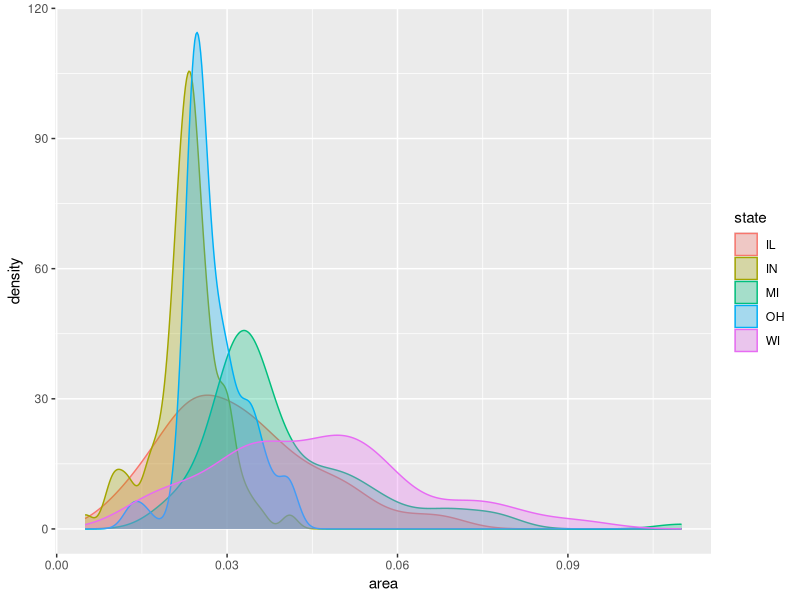
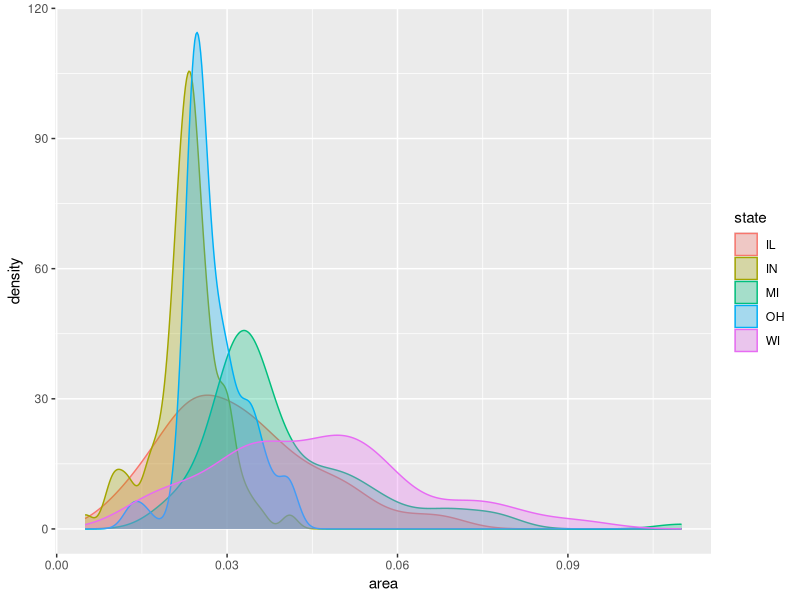

Here is the R script that generated these plots, in order:
##28.Export image file

library(ggplot2)

ggplot(data = midwest, mapping = aes(x=area, color=state, fill=state))+geom_density(alpha=0.3)
ggsave("test_plots.png", width=10, height=6)
